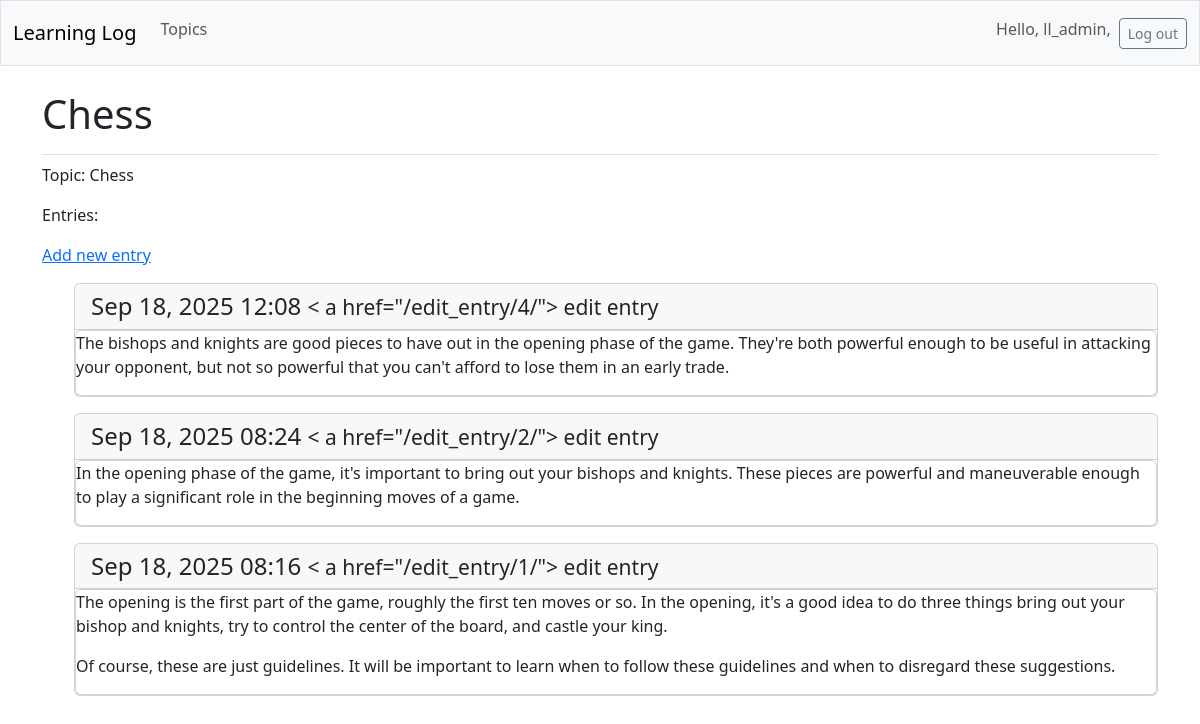
The page /topics/1/ (signed in) on the database its author committed.
### learning_logs/models.py (models this page shows, shortened)
class Topic(models.Model):
    text = models.CharField(max_length=200)
    date_added = models.DateTimeField(auto_now_add=True)
    owner = models.ForeignKey(User, on_delete=models.CASCADE)

class Entry(models.Model):
    topic = models.ForeignKey(Topic, on_delete=models.CASCADE)
    text = models.TextField()
    date_added = models.DateTimeField(auto_now_add=True)
    class Meta:
        verbose_name_plural = 'entries'

### learning_logs/views.py (the view)
# urls.py: path('topics/<int:topic_id>/', views.topic, name='topic'),
@login_required
def topic(request, topic_id):
    topic = Topic.objects.get(id=topic_id)
    if topic.owner != request.user:
        raise Http404
    entries = topic.entry_set.order_by('-date_added')
    context = {'topic': topic, 'entries': entries}
    return render(request, 'learning_logs/topic.html', context)

### learning_logs/templates/learning_logs/topic.html
{% extends 'learning_logs/base.html' %}
{% block page_header %}
  <h1>{{ topic.text }}</h1>
{% endblock page_header %}
{% block content %}
  <p>Topic: {{ topic.text }}</p>
  <p>Entries:</p>
  <p>
    <a href="{% url 'learning_logs:new_entry' topic.id %}">Add new entry</a>
  </p>
  <ul>
    {% for entry in entries %}
      <div class="card mb-3">
        <h4 class="card-header">
          {{ entry.date_added|date:'M d, Y H:i' }}
          <small>< a href="{% url 'learning_logs:edit_entry' entry.id %}">
            edit entry</a></small>
        </h4>
        <div class="card body">{{ entry.text|linebreaks }}</div>
      </div>
    {% empty %}
      <p>There are no entries for this topic yet.</p>
    {% endfor %}
  </ul>
{% endblock content %}

### learning_logs/templates/learning_logs/base.html (shortened to what this page needs)
<!doctype html>
<html lang="en">
<head>
    {% load django_bootstrap5 %}
    {% bootstrap_css %}
</head>
<body>
  <nav class="navbar navbar-expand-md navbar-light bg-light mb-4 border">
    <div class="container-fluid">
      <a class="navbar-brand" href="{% url 'learning_logs:index' %}">
          Learning Log</a>
      <div class="collapse navbar-collapse" id="navbarCollapse">
        <ul class="navbar-nav me-auto mb-2 mb-mb-0">
          <li class="nav-item">
            <a class="nav-link" href="{% url 'learning_logs:topics' %}">
              Topics</a></li>
        </ul>
        <ul class="navbar-nav ms-auto mb-2 mb-mb-0">
          {% if user.is_authenticated %}
            <li class="nav-item">
              <span class="navbar-text me-2">Hello, {{ user.username }},
                </span></li>
          {% endif %}
        </ul>
        {% if user.is_authenticated %}
          <form action="{% url 'accounts:logout' %}" method='post'>
            <button name='submit' class='btn btn-outline-secondary btn-sm'>
              Log out</button>
          </form>
        {% endif %}
      </div>
    </div>
  </nav>
  <main class="container">
    <div class="pb-2 mb-2 border-bottom">
      {% block page_header %}{% endblock page_header %}
    </div>
    <div>
      {% block content %}{% endblock content %}
    </div>
  </main>
</body>
</html>

### rows shown on the page
Topic: text "Chess"
Entry: date_added "Sep 18, 2025 12:08", id "/edit_entry/4/", text "The bishops and knights are good pieces to have out in the opening phase of the game. They're both powerful enough to be useful in attacking your opponent, but not so powerful that you can't afford to lose them in an early trade."
Entry: date_added "Sep 18, 2025 08:24", id "/edit_entry/2/", text "In the opening phase of the game, it's important to bring out your bishops and knights. These pieces are powerful and maneuverable enough to play a significant role in the beginning moves of a game."
Entry: date_added "Sep 18, 2025 08:16", id "/edit_entry/1/", text "The opening is the first part of the game, roughly the first ten moves or so. In the opening, it's a good idea to do three things bring out your bishop and knights, try to control the center of the board, and castle your king. Of course, these are just guidelines. It will be important to learn when to follow these guidelines and when to disregard these suggestions."

### other values the page prints
{{ user.username }} "ll_admin"
